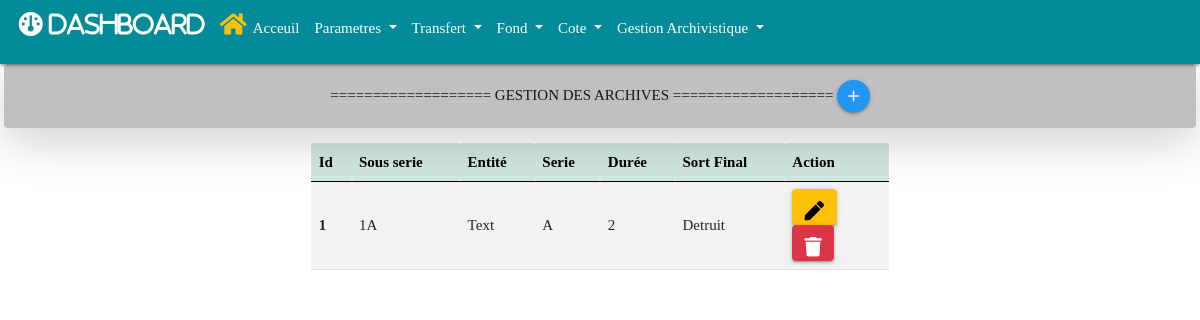
Page /fond/sousserie on the committed database.
### fond/models.py (models this page shows, shortened)
class Sous_serie(models.Model):
    sousserie = models.CharField(max_length=5, null=True, blank=True)
    entite = models.CharField(max_length=200, null=True, blank=True)
    serie = models.ForeignKey(Serie, null=True, blank=True, on_delete=models.CASCADE)
    duree = models.IntegerField()
    sort_final = models.CharField(max_length=200, null=True, blank=True)
    create_at = models.DateField(auto_now_add=True, null=True)
    modified_at = models.DateTimeField(auto_now_add=True)

class Serie(models.Model):
    serie = models.CharField(max_length=5, null=True, blank=True)
    entite = models.CharField(max_length=200, null=True, blank=True)
    create_at = models.DateField(auto_now_add=True, null=True)
    modified_at = models.DateTimeField(auto_now_add=True)
    def __str__(self):
        return self.serie

### fond/views.py (the view)
# urls.py: path('fond/sousserie', views.sousserie, name="sousserie"),
def sousserie(request):
    sousseries = Sous_serie.objects.all()
    context = {'sousseries':sousseries}
    return render(request, 'fond/sousserie/sousserie.html', context)

### fond/templates/fond/sousserie/sousserie.html (shortened to what this page needs)
{% extends 'base.html' %}
{% block add %}
<a href="{% url 'add_sousserie' %}" class="btn-floating btn-small waves-effect waves-light blue" title="Ajouter une sousserie">
    <i class="material-icons">add</i>
</a>
{% endblock add %}
{% block main %}
<div class="container mt-3 w-50">
    <table id="example" class="table table-striped" style="width:100%">
        <thead class="table-success">
            <tr>
                <th>Id</th>
                <th>Sous serie</th>
                <th>Entité</th>
                <th>Serie</th>
                <th>Durée</th>
                <th>Sort Final</th>
                <th style="width: 18%;">Action</th>
            </tr>
        </thead>
        <tbody>
            {% for sousserie in sousseries %}
            <tr>
                <th scope="row">{{sousserie.id}}</th>
                <td>{{sousserie.sousserie}}</td>
                <td>{{sousserie.entite}}</td>
                <td>{{sousserie.serie}}</td>
                <td>{{sousserie.duree}}</td>
                <td>{{sousserie.sort_final}}</td>
                <td>
                    <a href="{% url 'edit_sousserie' sousserie.id %}" type="button" class="btn btn-warning" title="Edit sousserie">
                        <i class="fas fa-pen"></i>
                    </a>
                    <a href="{% url 'delete_sousserie' sousserie.id %}" type="button" class="btn btn-danger" title="Supprimer sousserie">
                        <i class="fas fa-trash"></i>
                    </a>
                </td>
            </tr>
            {% endfor %}
        </tbody>
    </table>
</div>
{% endblock main %}

### archivages/static/css/styles.css (style rules this page uses)
* { padding: 0; margin: 0; box-sizing: border-box; list-style-type: none; text-decoration: none; font-family: "verdana"; }

### rows in the picture
Sous_serie: id "1", sousserie "1A", entite "Text", serie "A", duree "2", sort_final "Detruit"
